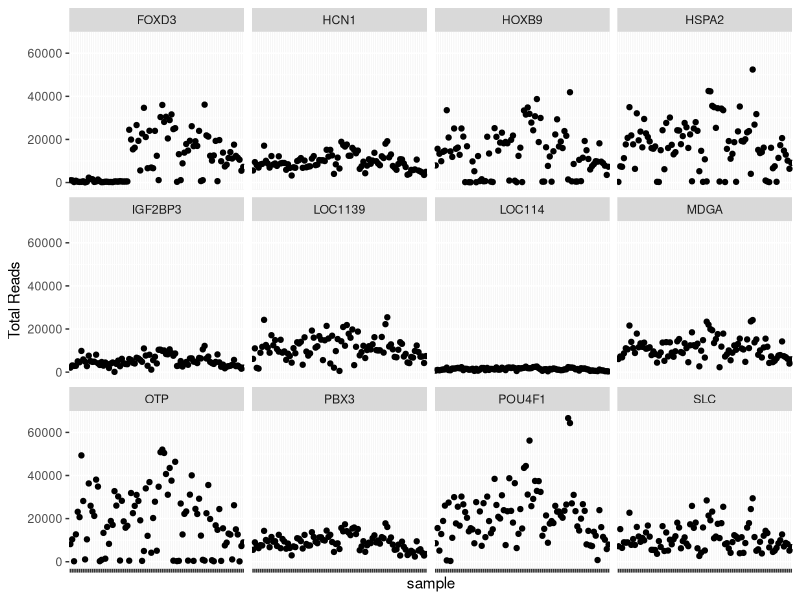
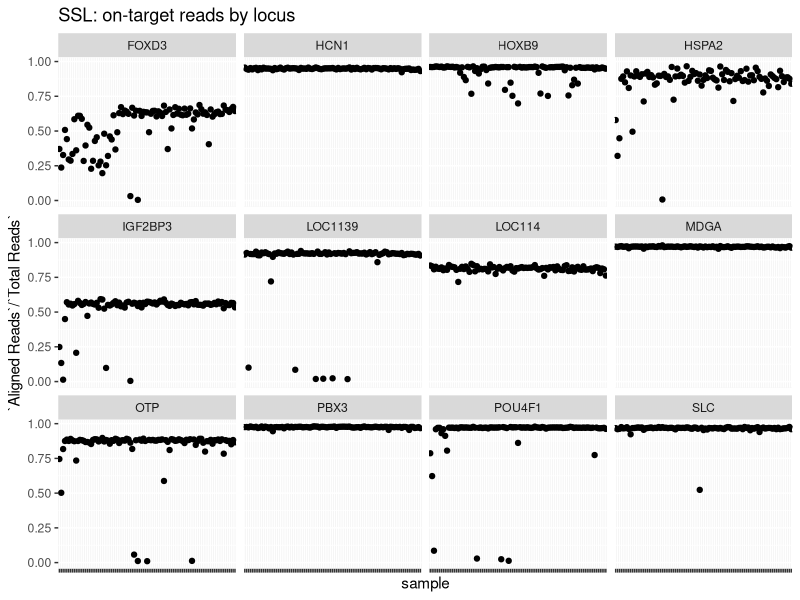
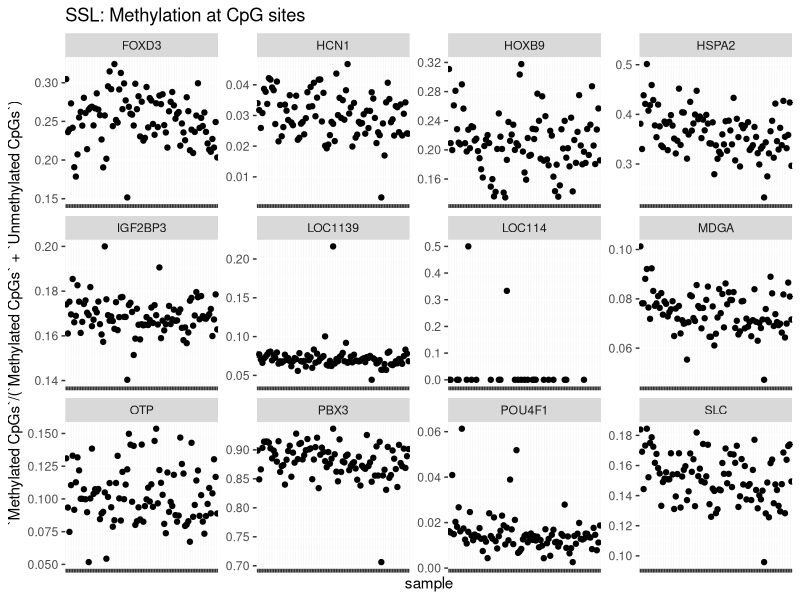
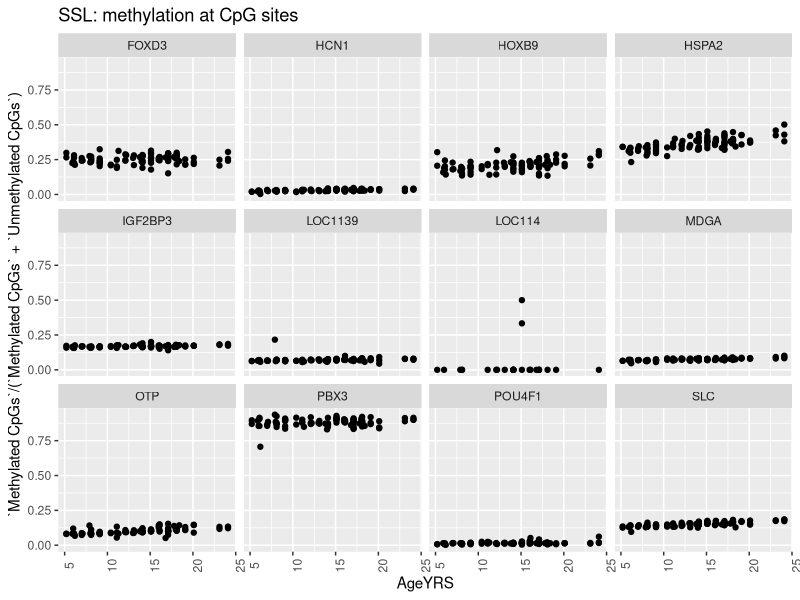
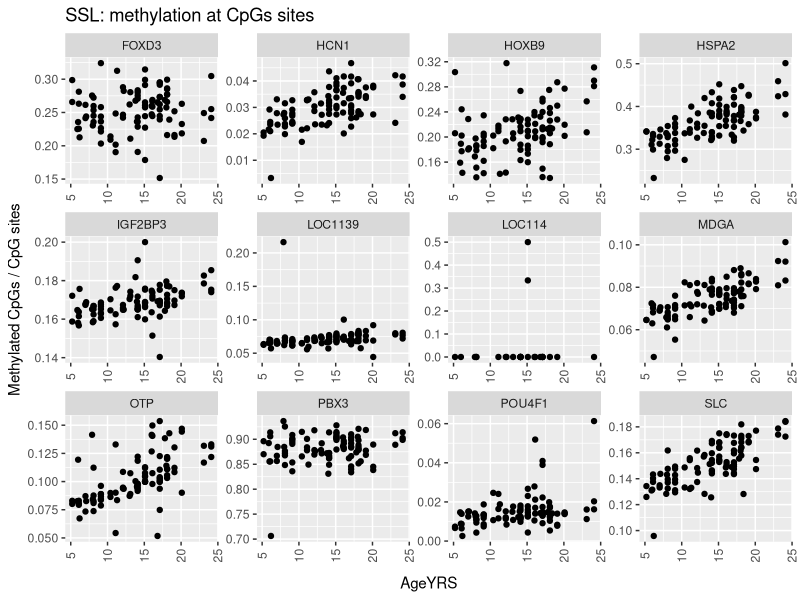
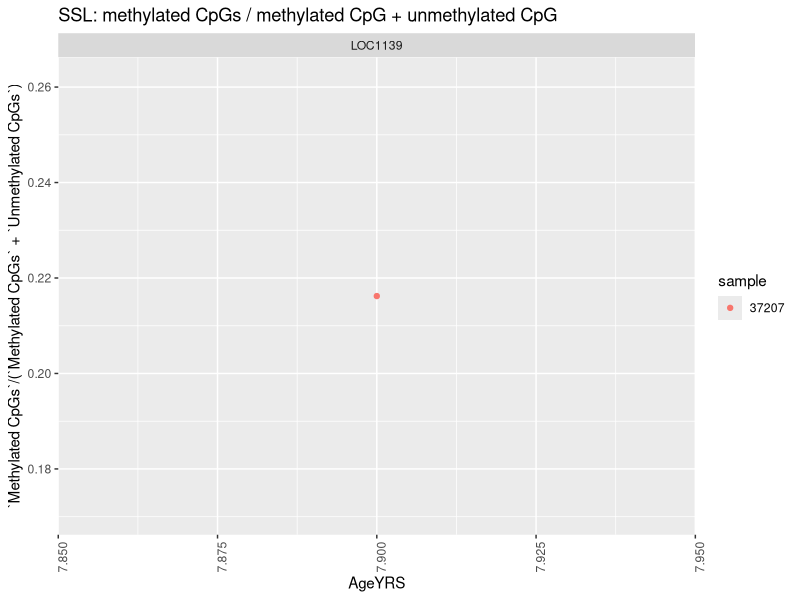
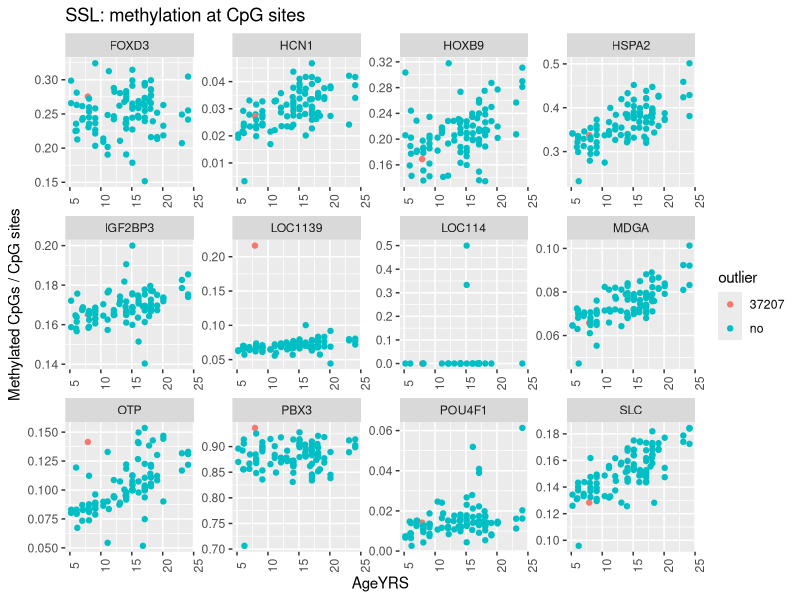
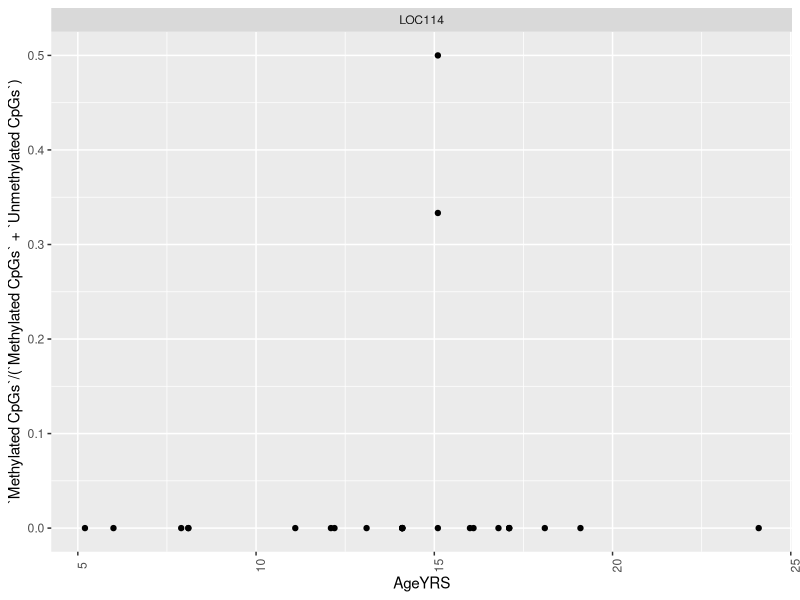

Recreate these plots in R, in order. (Note: this script raises an error after producing the figures.)
## ---- chunk 1
knitr::opts_chunk$set(echo = TRUE)
## ---- chunk 2
library(tidyverse)

metadata <- read_csv("../data/Ejubatus_ABLG_export_20250506.csv") %>%
  mutate(ABLG = as.character(ABLG))

data <- read_csv("../data/locus002_bismark_summary_report.csv")

sample_df <- data %>%
  mutate(File = str_replace(File, "/home/cgumbi/methylation/sea_lion/bismark_output/locus002/alignment/", "")) %>%
  mutate(File = str_replace(File, "_S*_*_L001_R1_trimmed_bismark_bt2_pe.bam", "")) %>%
  separate(File, into = c("sample", "locus")) %>%
  filter(!locus %in% c("S0", "SSL"))
  
## ---- chunk 3
loc114 <- read_csv("../data/Loci114_bismark_summary.csv") 

loc114_df <- loc114 %>%
  mutate(File = str_replace(File, "./", "")) %>%
  separate(File, into = c("sample", "toss"), sep = "_S") %>%
  select(-toss) %>%
  mutate(locus = "LOC114") %>%
  select(sample, locus, everything())

# and then combine with the sample df
ssl_bismark_output <- loc114_df %>%
  bind_rows(sample_df)
## ---- chunk 4
ssl_bismark_output %>%
  group_by(locus) %>%
  summarise(mean_reads = mean(`Total Reads`)) %>%
  arrange(mean_reads)

## ---- chunk 5
ssl_bismark_output %>%
  ggplot(aes(x = sample, y = `Total Reads`)) +
  geom_point() +
  facet_wrap(.~locus) +
  theme(
    axis.text.x = element_blank()
  ) 
## ---- chunk 6
ssl_bismark_output %>%
  ggplot(aes(x = sample, y = `Aligned Reads`/`Total Reads`)) +
  geom_point() +
  facet_wrap(.~locus) +
  theme(
    axis.text.x = element_blank()
  ) +
  labs(title = "SSL: on-target reads by locus")
  
## ---- chunk 7

ssl_bismark_output %>%
  ggplot(aes(x = sample, y = `Methylated CpGs`/(`Methylated CpGs` + `Unmethylated CpGs`))) +
  geom_point() +
  facet_wrap(.~locus, scales = "free") +
  theme(
    axis.text.x = element_blank()
  ) +
  labs(title = "SSL: Methylation at CpG sites")


## ---- chunk 8
ssl_bismark_output %>%
  left_join(., metadata, by = c("sample" = "ABLG")) %>%
  ggplot(aes(x = AgeYRS, y = `Methylated CpGs`/(`Methylated CpGs` + `Unmethylated CpGs`))) +
  geom_point() +
  facet_wrap(.~locus) +
  theme(
    axis.text.x = element_text(angle = 90)
  ) +
  labs(title = "SSL: methylation at CpG sites")

## ---- chunk 9
ssl_bismark_output %>%
  left_join(., metadata, by = c("sample" = "ABLG")) %>%
  ggplot(aes(x = AgeYRS, y = `Methylated CpGs`/(`Methylated CpGs` + `Unmethylated CpGs`))) +
  geom_point() +
  facet_wrap(.~locus, scales = "free") +
  theme(
    axis.text.x = element_text(angle = 90, vjust = 0.5),
    axis.title.x = element_text(margin = margin(t = 10))
  ) +
  labs(title = "SSL: methylation at CpGs sites",
        y = "Methylated CpGs / CpG sites")

ggsave("outputs/Methylated_CpGs_by_locus.png", width = 10, height = 8)
## ---- chunk 10
ssl_bismark_output %>%
  filter(locus == "LOC1139" & `Methylated CpGs`/(`Methylated CpGs` + `Unmethylated CpGs`) > 0.2) %>%
  left_join(., metadata, by = c("sample" = "ABLG")) %>%
  ggplot(aes(x = AgeYRS, y = `Methylated CpGs`/(`Methylated CpGs` + `Unmethylated CpGs`), color = sample)) +
  geom_point() +
  facet_wrap(.~locus, scales = "free") +
  theme(
    axis.text.x = element_text(angle = 90)
  ) +
  labs(title = "SSL: methylated CpGs / methylated CpG + unmethylated CpG")

## ---- chunk 11
ssl_bismark_output %>%
  mutate(outlier = ifelse(sample == "37207", "37207", "no")) %>%
  left_join(., metadata, by = c("sample" = "ABLG")) %>%
  ggplot(aes(x = AgeYRS, y = `Methylated CpGs`/(`Methylated CpGs` + `Unmethylated CpGs`), color = outlier)) +
  geom_point() +
  facet_wrap(.~locus, scales = "free") +
  theme(
    axis.text.x = element_text(angle = 90)
  ) +
  labs(title = "SSL: methylation at CpG sites",
       y = "Methylated CpGs / CpG sites")
  
## ---- chunk 12
ssl_bismark_output %>%
  filter(locus == "LOC114") %>%
  left_join(., metadata, by = c("sample" = "ABLG")) %>%
  ggplot(aes(x = AgeYRS, y = `Methylated CpGs`/(`Methylated CpGs` + `Unmethylated CpGs`))) +
  geom_point() +
  facet_wrap(.~locus, scales = "free") +
  theme(
    axis.text.x = element_text(angle = 90)
  )
## ---- chunk 13
ssl_bismark_output %>%
  write_csv("outputs/SSL_singleplex_bismark_output.csv")

## ---- chunk 14
ssl_bismark_output %>%
  left_join(., metadata, by = c("sample" = "ABLG")) %>%
  ggplot(aes(x = AgeYRS, y = `Methylated CpGs`/(`Methylated CpGs` + `Unmethylated CpGs`), color = Sex)) +
  geom_point() +
  facet_wrap(.~locus, scales = "free") +
  theme(
    axis.text.x = element_text(angle = 90)
  )
## ---- chunk 15
# avg reads by locus/indiv
ssl_bismark_output %>%
  summarise(mean_reads = mean(`Total Reads`), .by = locus) %>%
  arrange(desc(mean_reads))

## ---- chunk 16
linear_models <- ssl_bismark_output %>%
  mutate(CpG_methylation = `Methylated CpGs`/(`Methylated CpGs` + `Unmethylated CpGs`)) %>%
  left_join(., metadata, by = c("sample" = "ABLG")) %>%
  group_by(locus) %>%
    do(broom::tidy(lm(AgeYRS~CpG_methylation, .))) %>%
  mutate(significant = ifelse(p.value < 0.05, "yes", "no"))
  

ssl_bismark_output %>%
  left_join(., metadata, by = c("sample" = "ABLG")) %>%
  left_join(., linear_models, by = "locus") %>%
  ggplot(aes(x = AgeYRS, y = `Methylated CpGs`/(`Methylated CpGs` + `Unmethylated CpGs`), color = significant)) +
  geom_point() +
  facet_wrap(.~locus, scales = "free") +
  theme_bw() +
  theme(
    axis.text.x = element_text(angle = 90)
  ) +
  labs(y = "Methylated CpGs / CpG sites",
       color = "linear model\np-value < 0.05")

## ---- chunk 17
meta %>%
  mutate(CollectionDate = paste0(CollectionYear,"-",CollectionMonth,"-",CollectionDay)) %>%
  filter(ExtractionPlate == "DNA0147") %>%
  select(AlternateID, CollectionDate, Location1, AgeYRS, Sex) %>%
  arrange(AgeYRS) %>%
  write_csv("outputs/DNA0147_samples_for_table.csv")
  
